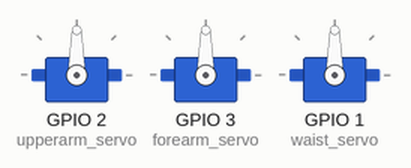
Recording of a sketch running on a simulated ESP32. Shown: 3 × servo.

Above: at 0.05 s.
At 2.45 s:
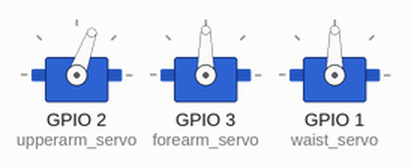
At 3.7 s:
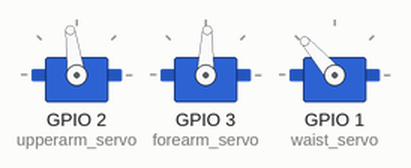
At 4.9 s:
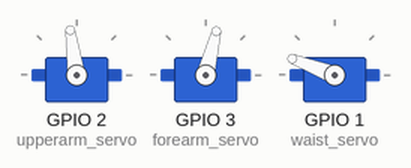
At 7.3 s:
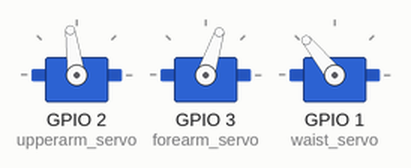
At 9.75 s:
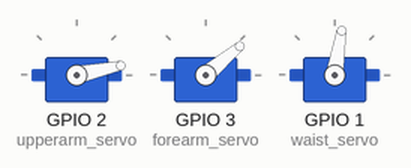
Timing chart, 0 to 12.7 s (numbered marks = the images above):
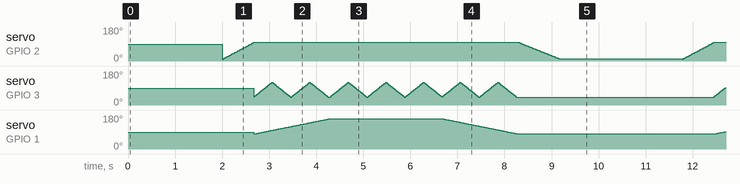

The sketch:

demo1.ino
```cpp
#include <Arduino.h>
#include <ESP32Servo.h>

Servo upperarm_servo;
Servo forearm_servo;
Servo waist_servo;

int sigPin=4;
int sigVal;

void setup() {
  Serial.begin(115200);
  upperarm_servo.attach(2);
  forearm_servo.attach(3);
  waist_servo.attach(1);

  pinMode(sigPin,INPUT); //配置引脚1为输入

}
void action(){
  // 抬手
      // upperarm_servo.write(140);

  for (int j=10;j<100;j+=2){
    upperarm_servo.write(j);
    delay(15);
  }
  // 转身
  int forearm_step = 4;
  int forearm_low = 40;
  int forearm_high = 120;
  int forearm_status = 40;
  int forearm_turn = 1;

  for (int x = 80;x<160;x+=1){
    waist_servo.write(x);
    if (forearm_turn==1){//正向挥
      forearm_status += forearm_step;
    }
    else{
      forearm_status -= forearm_step;
    }
    if (forearm_status>=forearm_high){
      forearm_turn=0;
    }
    if (forearm_status<=forearm_low){
      forearm_turn=1;
    }

    forearm_servo.write(forearm_status);
    delay(20);
  }
  for (int j=0;j<3;j++){
    for(int i=forearm_status;i<120;i+=4){
      forearm_servo.write(i);
      delay(20);
    }
    for(int i=120;i>40;i-=4){
      forearm_servo.write(i);
      delay(20);
    }
  }
  forearm_status = 40;

  // delay(600);
  // 转回来
    for (int x = 160;x>80;x-=1){
    waist_servo.write(x);
    if (forearm_turn==1){//正向挥
      forearm_status += forearm_step;
    }
    else{
      forearm_status -= forearm_step;
    }
    if (forearm_status>=forearm_high){
      forearm_turn=0;
    }
    if (forearm_status<=forearm_low){
      forearm_turn=1;
    }

    forearm_servo.write(forearm_status);

    delay(20);
  }
  // 收小臂
  for(int i=forearm_status;i>40;i-=2){
    forearm_servo.write(i);
    delay(20);
  }
  // 放下手
  // upperarm_servo.write(140);

    for (int j=100;j>10;j-=2){
    upperarm_servo.write(j);
    delay(20);
  }
  delay(600);
}

void loop() {
      delay(2000);
      // Serial.print();
      // sigVal = pulseIn(sigPin,HIGH);
      // if (sigVal <1200){
      //   action();
      // }
      action();

}
```

Measured:
- by itself, servo on GPIO 3 (forearm_servo): moves between 40° and 120°, repeating every 9.8 s
